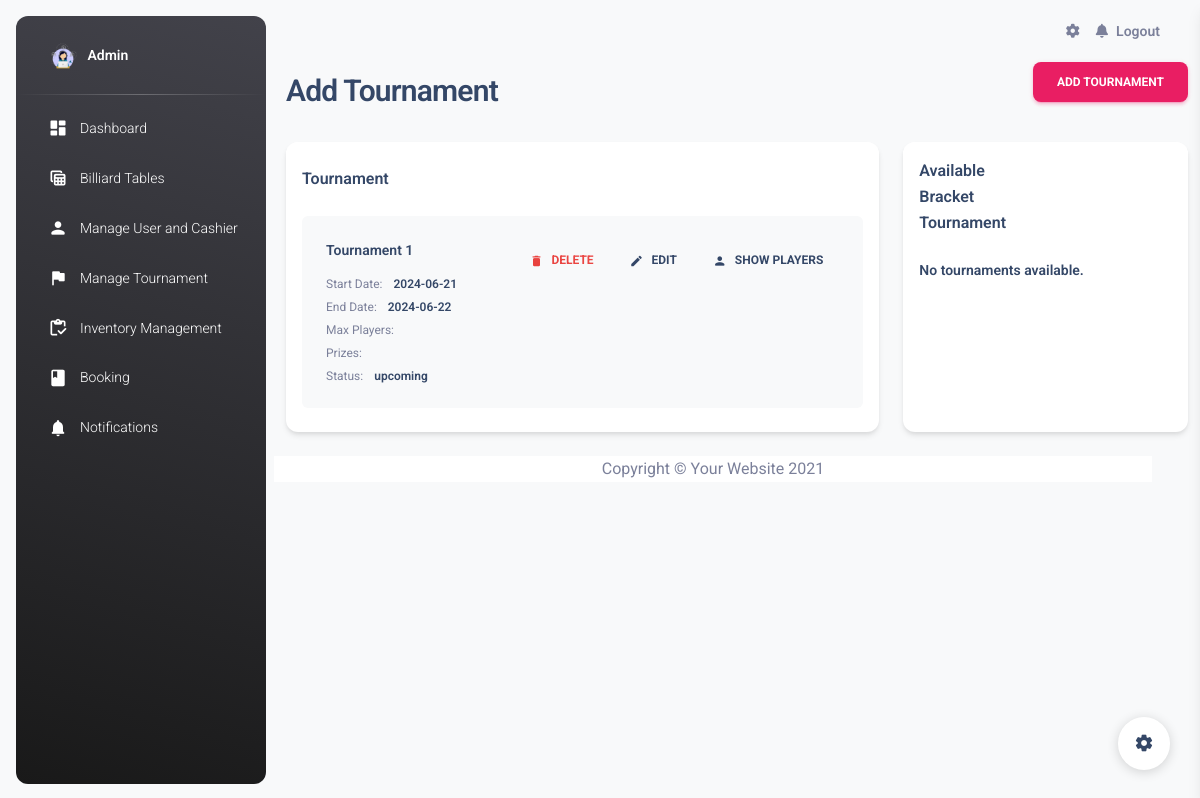
The app's page /manage_tournament.php, older data.
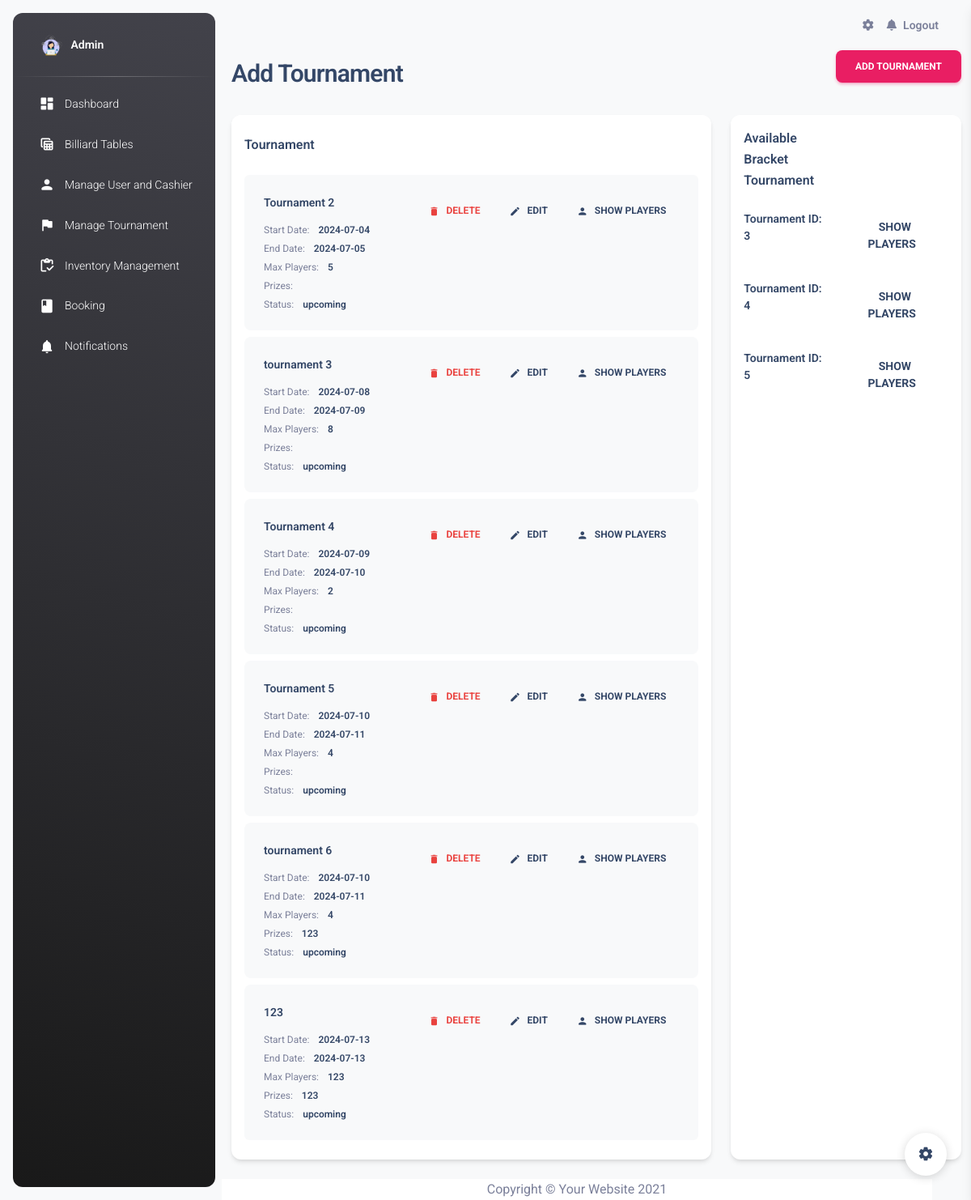
The same page, newer data.
### tables this page shows
CREATE TABLE `tournaments` (
  `tournament_id` int(11) NOT NULL,
  `name` varchar(100) NOT NULL,
  `max_player` int(11) NOT NULL,
  `start_date` date NOT NULL,
  `end_date` date DEFAULT NULL,
  `status` varchar(100) NOT NULL,
  `created_at` varchar(100) NOT NULL,
  `prize` text NOT NULL
);

### manage_tournament.php (the view, shortened to what this page needs)
<?php
   include 'conn.php';
   $sqlTournaments = "SELECT * FROM tournaments";
   $stmtTournaments = $conn->prepare($sqlTournaments);
   $stmtTournaments->execute();
   $tournaments = $stmtTournaments->fetchAll(PDO::FETCH_ASSOC);
?>
<!DOCTYPE html>
<html lang="en">
   <head>
      <link href="./assets/css/nucleo-icons.css" rel="stylesheet" />
      <link href="./assets/css/nucleo-svg.css" rel="stylesheet" />
      <link id="pagestyle" href="./assets/css/material-dashboard.css?v=3.1.0" rel="stylesheet" />
      <link href="vendor/fontawesome-free/css/all.min.css" rel="stylesheet" type="text/css">
   </head>
   <body class="g-sidenav-show  bg-gray-100">
      <aside class="sidenav navbar navbar-vertical navbar-expand-xs border-0 border-radius-xl my-3 fixed-start ms-3   bg-gradient-dark" id="sidenav-main">
         <div class="sidenav-header">
            <a class="navbar-brand m-0" href=" https://demos.creative-tim.com/material-dashboard/pages/dashboard " target="_blank">
            <img src="./img/admin.png" class="navbar-brand-img h-100" alt="main_logo">
            <span class="ms-1 font-weight-bold text-white">Admin</span>
            </a>
         </div>
         <hr class="horizontal light mt-0 mb-2">
         <div class="collapse navbar-collapse  w-auto " id="sidenav-collapse-main">
         <ul class="navbar-nav">
         <li class="nav-item">
               <a class="nav-link text-white " href="admin_dashboard.php">
                  <div class="text-white text-center me-2 d-flex align-items-center justify-content-center">
                     <i class="material-icons opacity-10">dashboard</i>
                  </div>
                  <span class="nav-link-text ms-1">Dashboard</span>
               </a>
            </li>
            <li class="nav-item">
               <a class="nav-link text-white " href="billiard_table.php">
                  <div class="text-white text-center me-2 d-flex align-items-center justify-content-center">
                     <i class="material-icons opacity-10">table_view</i>
                  </div>
                  <span class="nav-link-text ms-1">Billiard Tables</span>
               </a>
            </li>
            <li class="nav-item">
                  <a class="nav-link text-white " href="manage_user.php">
                     <div class="text-white text-center me-2 d-flex align-items-center justify-content-center">
                        <i class="material-icons opacity-10">person</i>
                     </div>
                     <span class="nav-link-text ms-1">Manage User and Cashier</span>
                  </a>
               </li>
               <li class="nav-item">
                  <a class="nav-link text-white " href="manage_tournament.php">
                     <div class="text-white text-center me-2 d-flex align-items-center justify-content-center">
                        <i class="material-icons opacity-10">flag</i>
                     </div>
                     <span class="nav-link-text ms-1">Manage Tournament</span>
                  </a>
               </li>
            <li class="nav-item">
                  <a class="nav-link text-white " href="inventory_management.php">
                     <div class="text-white text-center me-2 d-flex align-items-center justify-content-center">
                        <i class="material-icons opacity-10">inventory</i>
                     </div>
                     <span class="nav-link-text ms-1">Inventory Management</span>
                  </a>
               </li>
            <li class="nav-item">
               <a class="nav-link text-white " href="admin_booking.php">
                  <div class="text-white text-center me-2 d-flex align-items-center justify-content-center">
                     <i class="material-icons opacity-10">book</i>
                  </div>
                  <span class="nav-link-text ms-1">Booking</span>
               </a>
            </li>
            <li class="nav-item">
               <a class="nav-link text-white " href="./notifications.html">
                  <div class="text-white text-center me-2 d-flex align-items-center justify-content-center">
                     <i class="material-icons opacity-10">notifications</i>
                  </div>
                  <span class="nav-link-text ms-1">Notifications</span>
               </a>
            </li>
         </ul>
      </aside>
      <main class="main-content border-radius-lg ">
         <nav class="navbar navbar-main navbar-expand-lg px-0 mx-4 shadow-none border-radius-xl" id="navbarBlur" data-scroll="true">
            <div class="container-fluid py-1 px-3">
               <div class="collapse navbar-collapse mt-sm-0 mt-2 me-md-0 me-sm-4" id="navbar">
                  <ul class="navbar-nav  justify-content-end">
                     <li class="nav-item px-3 d-flex align-items-center">
                        <a href="javascript:;" class="nav-link text-body p-0">
                        <i class="fa fa-cog fixed-plugin-button-nav cursor-pointer"></i>
                        </a>
                     </li>
                     <li class="nav-item dropdown pe-2 d-flex align-items-center">
                        <a href="javascript:;" class="nav-link text-body p-0" id="dropdownMenuButton" data-bs-toggle="dropdown" aria-expanded="false">
                        <i class="fa fa-bell cursor-pointer"></i>
                        </a>
                     </li>
                     <li class="nav-item d-flex align-items-center">
                        <a href="logout.php" class="nav-link text-body font-weight-bold px-0">
                        <span class="d-sm-inline d-none">Logout</span>
                        </a>
                     </li>
                  </ul>
               </div>
            </div>
         </nav>
         <div class="container-fluid">
         <div class="d-sm-flex align-items-center justify-content-between mb-4">
            <h1 class="h3 mb-0 text-gray-800">Add Tournament</h1>
            <button class='btn btn-primary' data-toggle='modal' data-target='#addTournamentModal'>Add Tournament</button>
         </div>
         <div class="row">
            <div class="col-lg-8">
               <div class="card">
                  <div class="card-header pb-0 px-3">
                     <h6 class="mb-0">Tournament</h6>
                  </div>
                  <div class="card-body pt-4 p-3">
                     <ul class="list-group">
                        <?php if (!empty($tournaments)) : ?>
                           <?php foreach ($tournaments as $tournament) : ?>
                           <li class="list-group-item border-0 d-flex p-4 mb-2 bg-gray-100 border-radius-lg">
                              <div class="d-flex flex-column">
                                 <h6 class="mb-3 text-sm"><?php echo htmlspecialchars($tournament['name']); ?></h6>
                                 <span class="mb-2 text-xs">Start Date: <span class="text-dark font-weight-bold ms-sm-2"><?php echo htmlspecialchars($tournament['start_date']); ?></span></span>
                                 <span class="mb-2 text-xs">End Date: <span class="text-dark font-weight-bold ms-sm-2"><?php echo htmlspecialchars($tournament['end_date']); ?></span></span>
                                 <span class="mb-2 text-xs">Max Players: <span class="text-dark font-weight-bold ms-sm-2"><?php echo htmlspecialchars($tournament['max_player']); ?></span></span>
                                 <span class="mb-2 text-xs">Prizes: <span class="text-dark font-weight-bold ms-sm-2"><?php echo htmlspecialchars($tournament['prize']); ?></span></span>
                                 <span class="text-xs">Status: <span class="text-dark font-weight-bold ms-sm-2"><?php echo htmlspecialchars($tournament['status']); ?></span></span>
                              </div>
                              <div class="ms-auto text-end">
                                 <button class="btn btn-link text-danger text-gradient px-3 mb-0" onclick="deleteTournament('<?php echo htmlspecialchars($tournament['tournament_id']); ?>')">
                                    <i class="material-icons text-sm me-2">delete</i>Delete
                                 </button>
                                 <button class="btn btn-link text-dark px-3 mb-0" onclick='editTournament(<?php echo json_encode($tournament); ?>)'>
                                    <i class="material-icons text-sm me-2">edit</i>Edit
                                 </button>
                                 <button class="btn btn-link text-dark px-3 mb-0 show-players" data-toggle="modal" data-target="#playersModal" data-tournament-id="<?php echo htmlspecialchars($tournament['tournament_id']); ?>">
                                    <i class="material-icons text-sm me-2">person</i>Show Players
                                 </button>
                              </div>
                           </li>
                           <?php endforeach; ?>
                        <?php endif; ?>
                     </ul>
                  </div>
               </div>
            </div>
            <div class="col-lg-4">
               <div class="card h-100">
                  <div class="card-header pb-0 p-3">
                        <div class="row">
                           <div class="col-6 d-flex align-items-center">
                              <h6 class="mb-0">Available Bracket Tournament</h6>
                           </div>
                        </div>
                  </div>
                  <div class="card-body p-3 pb-0">
                        <ul class="list-group">
                           <?php
                           $stmt = $conn->prepare('SELECT DISTINCT tournament_id FROM bracket');
                           $stmt->execute();
                           $tournaments = $stmt->fetchAll(PDO::FETCH_ASSOC);
                           ?>
                           <?php if (!empty($tournaments)) : ?>
                              <?php foreach ($tournaments as $tournament) : ?>
                                    <li class="list-group-item border-0 d-flex justify-content-between ps-0 mb-2 border-radius-lg">
                                       <div class="d-flex flex-column">
                                          <h6 class="mb-1 text-dark font-weight-bold text-sm">Tournament ID: <?php echo htmlspecialchars($tournament['tournament_id']); ?></h6>
                                       </div>
                                       <button class="btn btn-link text-dark text-sm mb-0 px-0 ms-4 show-bracket" data-toggle="modal" data-target="#bracketModal" data-tournament-id="<?php echo htmlspecialchars($tournament['tournament_id']); ?>"><i class="material-icons text-lg position-relative me-1"></i> Show Players</button>
                                    </li>
                              <?php endforeach; ?>
                           <?php else : ?>
                              <li class="list-group-item border-0 d-flex justify-content-between ps-0 mb-2 border-radius-lg">
                                    <div class="d-flex flex-column">
                                       <h6 class="mb-1 text-dark font-weight-bold text-sm">No tournaments available.</h6>
                                    </div>
                              </li>
                           <?php endif; ?>
                        </ul>
                  </div>
               </div>
            </div>
         <div class="row">
         <div class="row mt-4">
            <footer class="sticky-footer bg-white">
               <div class="container my-auto">
                     <div class="copyright text-center my-auto">
                        <span>Copyright &copy; Your Website 2021</span>
                      </div>
                </div>
            </footer>
         </div>
      </main>
      <div class="fixed-plugin">
         <a class="fixed-plugin-button text-dark position-fixed px-3 py-2">
         <i class="material-icons py-2">settings</i>
         </a>
      </div>
   </body>
</html>

Row changes from the older to the newer data that the page shows:
removed tournaments: name "Tournament 1", start_date "2024-06-21", end_date "2024-06-22", status "upcoming"
added tournaments: name "Tournament 2", start_date "2024-07-04", end_date "2024-07-05", max_player "5", status "upcoming"
added tournaments: name "tournament 3", start_date "2024-07-08", end_date "2024-07-09", max_player "8", status "upcoming"
added tournaments: name "Tournament 4", start_date "2024-07-09", end_date "2024-07-10", max_player "2", status "upcoming"
added tournaments: name "Tournament 5", start_date "2024-07-10", end_date "2024-07-11", max_player "4", status "upcoming"
added tournaments: name "tournament 6", start_date "2024-07-10", end_date "2024-07-11", max_player "4", prize "123", status "upcoming"
added tournaments: name "123", start_date "2024-07-13", end_date "2024-07-13", max_player "123", prize "123", status "upcoming"
Text that changed along with them:
new list line: "Tournament ID: 3 SHOW PLAYERS"
new list line: "Tournament ID: 4 SHOW PLAYERS"
new list line: "Tournament ID: 5 SHOW PLAYERS"
text no longer shown: "No tournaments available."
